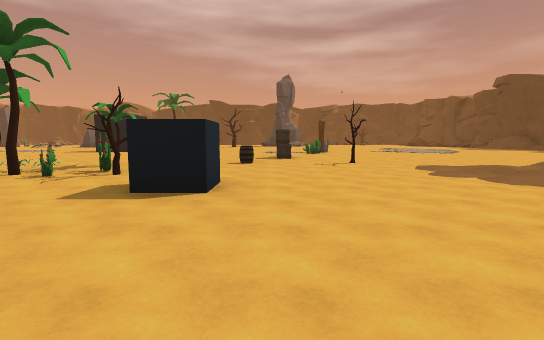
[1] (above)

24 first-person views from a walk through a Unity game level. The camera is 1.4 m above the floor, tilts 6° down and sees 85° across. The floor is counted in squares, 2 m on a side. Each view is taken from the middle of a square. On the plan, view 1 faces up. The plan holds only what a view shows up to about 10 squares ahead; the rest is blank. The place goes on beyond the plan.

[2]
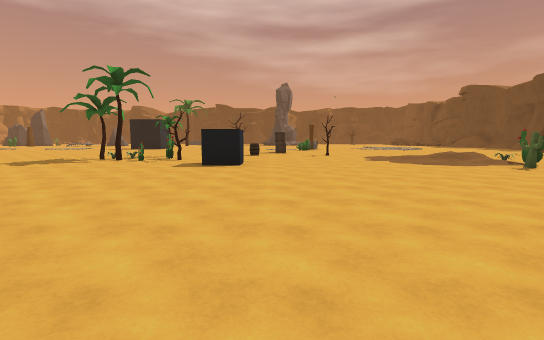

[3]
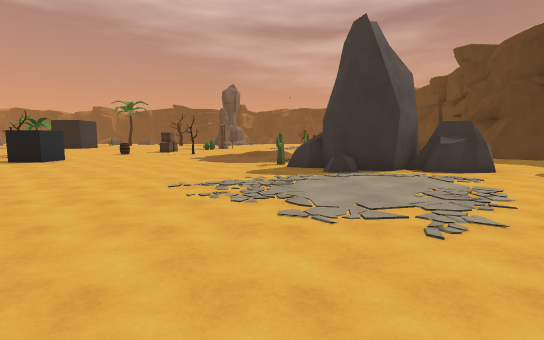

[4]
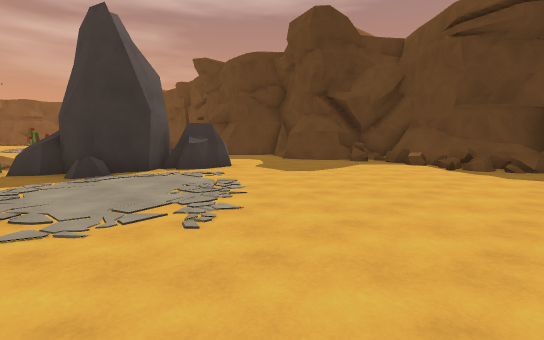

[5]
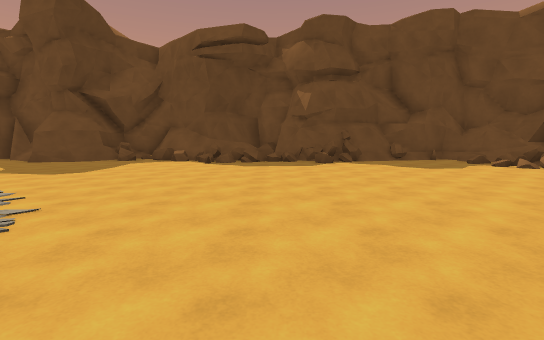

[6]
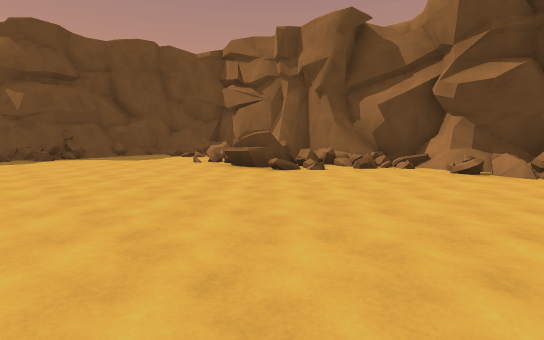

[7]
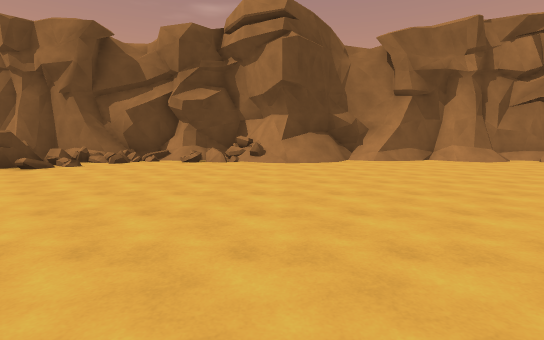

[8]
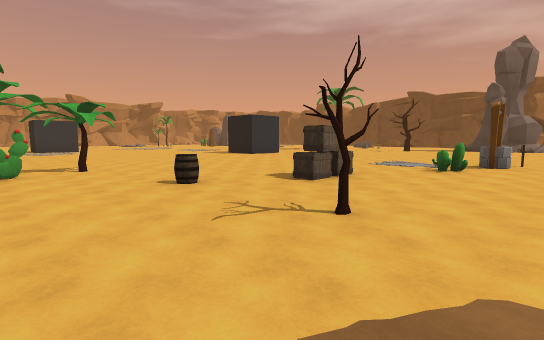

[9]
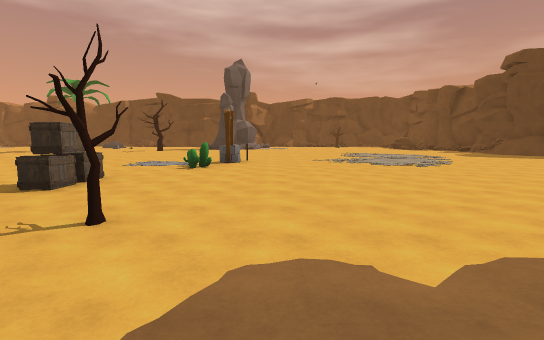

[10]
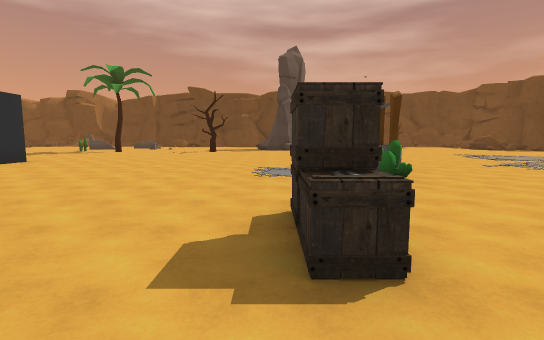

[11]
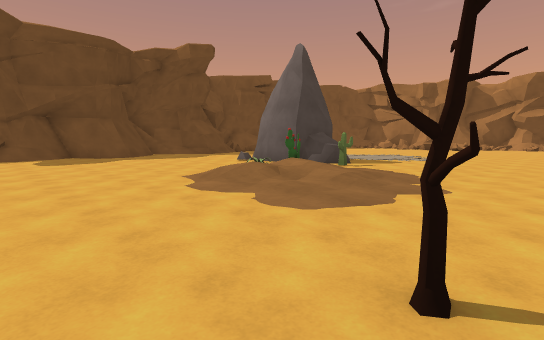

[12]
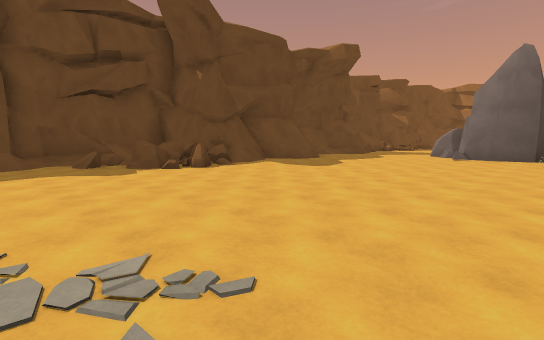

[13]
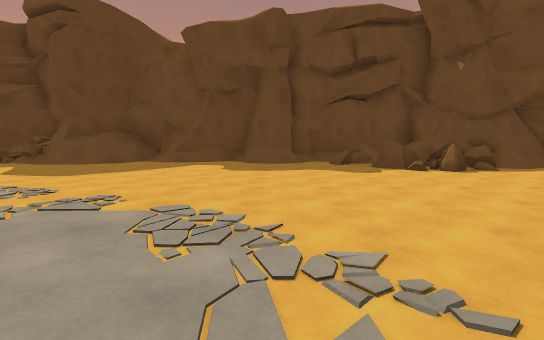

[14]
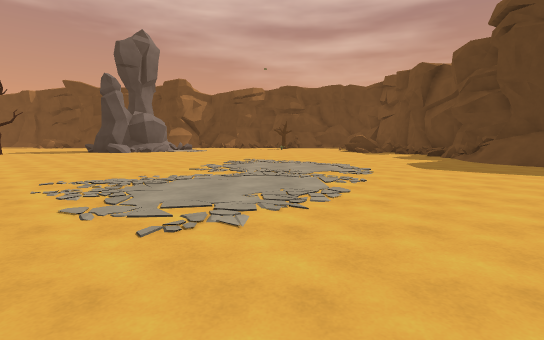

[15]
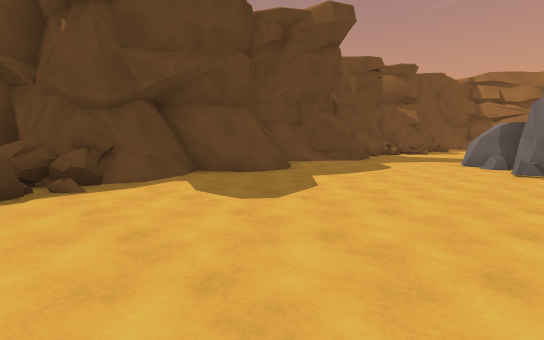

[16]
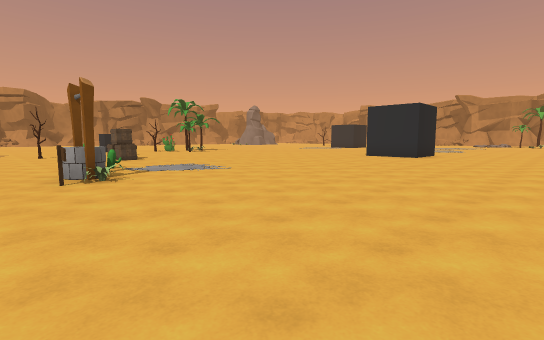

[17]
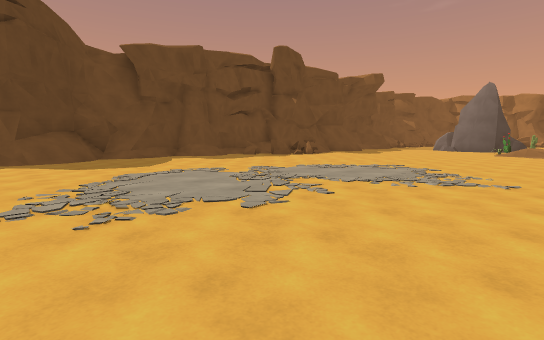

[18]
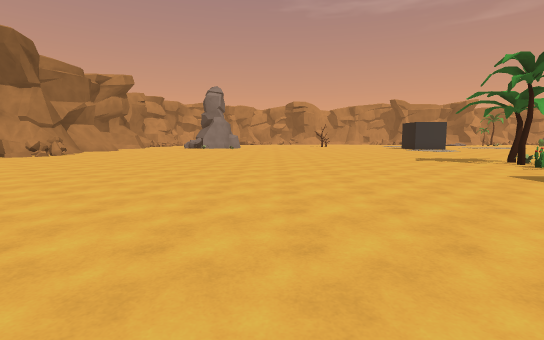

[19]
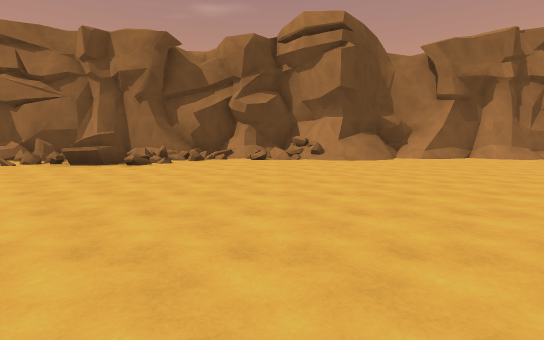

[20]
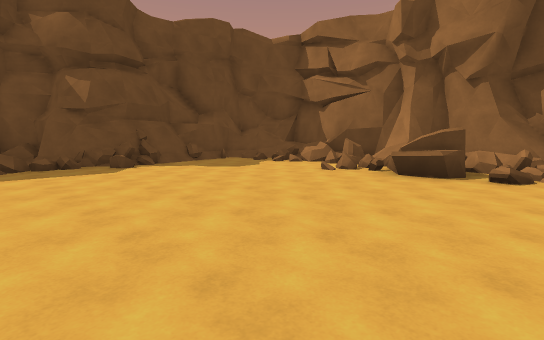

[21]
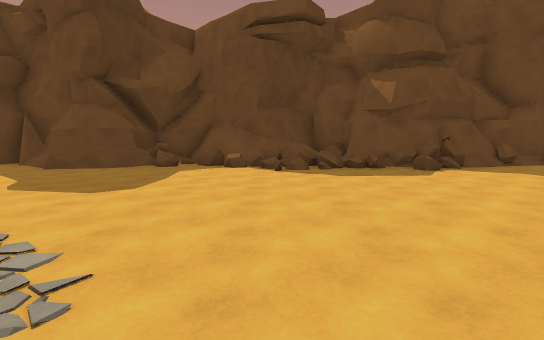

[22]
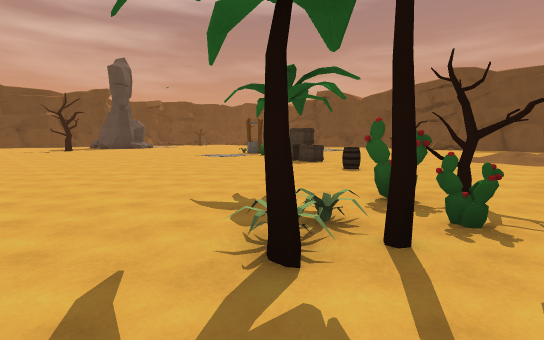

[23]
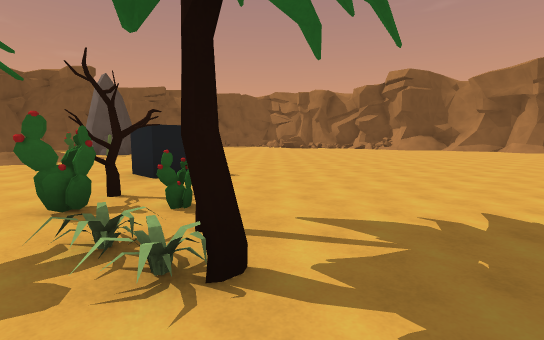

[24]
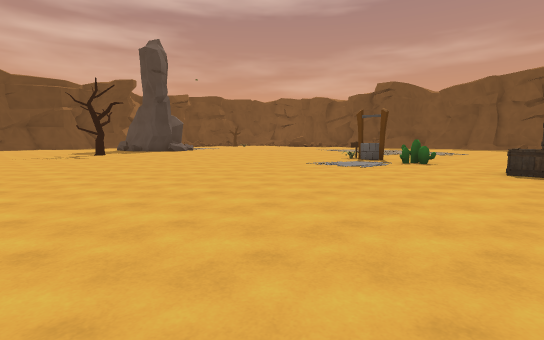

### Floor plan
Key: @ floor where view 1 was taken; # wall or solid block; . main floor; : floor 0.75 m higher than the main floor; / step, stairs or slope; = window, fence, low wall or low ledge; ^ raised ledge; B barrel; T tree; C cactus; P plant; S sign; W well; R crate; O other object.
Columns run from 7 left of view 1 to 17 right of it. Each row starts with its distance up from view 1.
 22  ......................=#
 21 ....................../#=
 20 ......................//#
 19 ......................./#
 18 .......................##
 17 O.........S............##
 16 ..........P.............#
 15 ..........W............##
 14 .........C............./#
 13 ......................=/#
 12 .....................=^/^
 11 .......R.............##/#
 10 .....................=###
  9 ......B..T.........../#
  8 ...T..................#
  7 ............///......##
  6 .TTCT......////......##
  5 ..PC.......///O....../##
  4 ......O....../C..=..../#
  3 .............C###...../
  2 ...............###...##
  1 ..............=#.....###
  0 .......@..............=##
 -1 ......................###
 -2 ...................../=#
 -3 ...................../=^^
 -4 ...................../:##
 -5 ...................../###
 -6 .....................=#
 -7 .....................##
 -8 ......................#
 -9 ......................##
-10   ............#==.....#
-11  ............#=##..#=##
-12 ......///==.#=#=#=#===#
-13 #####/###=#/###########
-14         ######

Where each view was taken, in squares from view 1:
view 1: 0 up, 0 right, facing up
view 2: 4 down, 0 right, facing up
view 3: 5 down, 6 right, facing up
view 4: 5 down, 6 right, facing up-right
view 5: 5 down, 5 right, facing right
view 6: 5 down, 2 right, facing down-right
view 7: 3 down, 1 right, facing down
view 8: 6 up, 4 right, facing up-left
view 9: 6 up, 4 right, facing up
view 10: 9 up, 0 right, facing up
view 11: 10 up, 2 right, facing down-right
view 12: 15 up, 7 right, facing down-right
view 13: 15 up, 7 right, facing right
view 14: 12 up, 9 right, facing up
view 15: 11 up, 9 right, facing down-right
view 16: 22 up, 4 right, facing down-left
view 17: 22 up, 5 right, facing down-right
view 18: 1 down, 3 right, facing left
view 19: 2 down, 3 right, facing down
view 20: 4 down, 6 right, facing down-right
view 21: 3 down, 7 right, facing right
view 22: 5 up, 7 left, facing up-right
view 23: 7 up, 7 left, facing down-right
view 24: 11 up, 7 left, facing up-right
